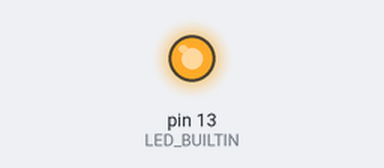
This sketch was run on a simulated Arduino Uno, built with avr-gcc and run on an emulated ATmega328P. Shown: output pins drawn as LEDs (lit = HIGH). At 0.0 s the program stops and its outputs stay as they are.

Above: at 0.1 s.
Timing chart, 0 to 1.5 s (numbered marks = the images above):
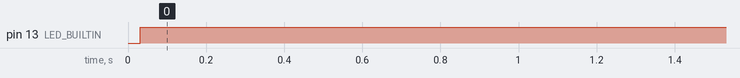

Measured:
- by itself, pin 13 (LED_BUILTIN): LOW → HIGH at 0.03 s

The sketch:

flashtest.ino
```cpp
// Program intended to be used for testing dw-link

#define LED SCK

#define SEQ {0, 1, 2, 3, 4, 5, 6, 7, 8, 9, 10, 11, 12, 13, 14, 15, 16, 17, 18, 19, 20, 21, 22, 23, 24, 25, 26, 27, 28, 29, 30, 31, 32, 33, 34, 35, 36, 37, 38, 39, 40, 41, 42, 43, 44, 45, 46, 47, 48, 49, 50, 51, 52, 53, 54, 55, 56, 57, 58, 59, 60, 61, 62, 63, 64, 65, 66, 67, 68, 69, 70, 71, 72, 73, 74, 75, 76, 77, 78, 79, 80, 81, 82, 83, 84, 85, 86, 87, 88, 89, 90, 91, 92, 93, 94, 95, 96, 97, 98, 99, 100, 101, 102, 103, 104, 105, 106, 107, 108, 109, 110, 111, 112, 113, 114, 115, 116, 117, 118, 119, 120, 121, 122, 123, 124, 125, 126, 127, 128, 129, 130, 131, 132, 133, 134, 135, 136, 137, 138, 139, 140, 141, 142, 143, 144, 145, 146, 147, 148, 149, 150, 151, 152, 153, 154, 155, 156, 157, 158, 159, 160, 161, 162, 163, 164, 165, 166, 167, 168, 169, 170, 171, 172, 173, 174, 175, 176, 177, 178, 179, 180, 181, 182, 183, 184, 185, 186, 187, 188, 189, 190, 191, 192, 193, 194, 195, 196, 197, 198, 199, 200, 201, 202, 203, 204, 205, 206, 207, 208, 209, 210, 211, 212, 213, 214, 215, 216, 217, 218, 219, 220, 221, 222, 223, 224, 225, 226, 227, 228, 229, 230, 231, 232, 233, 234, 235, 236, 237, 238, 239, 240, 241, 242, 243, 244, 245, 246, 247, 248, 249, 250, 251, 252, 253, 254, 255}

#define AR(num) const byte a ## num[] PROGMEM = SEQ

AR(00);
AR(01);
#if (FLASHEND+1 <= 1024)
#define FILLED 2
const byte* allar[]  = {a00, a01};
#else
AR(02); AR(03);
#if (FLASHEND+1 <= 2048)
#define FILLED 4
const byte* allar[]  = {a00, a01, a02, a03};
#else
AR(04); AR(05); AR(06); AR(07); AR(08); AR(09); AR(10);
#if (FLASHEND+1 <= 4096)
#define FILLED 11
const byte* allar[]  = {a00, a01, a02, a03, a04, a05, a06, a07, a08, a09, a10};
#else
AR(11); AR(12); AR(13); AR(14); AR(15); AR(16); AR(17); AR(18); AR(19); AR(20);
AR(21); AR(22); AR(23); AR(24); AR(25); AR(26);
#if (FLASHEND+1 <= 8192)
#define FILLED 27
const byte* allar[]  = {a00, a01, a02, a03, a04, a05, a06, a07, a08, a09,
    a10, a11, a12, a13, a14, a15, a16, a17, a18, a19,
    a20, a21, a22, a23, a24, a25, a26};
#else
AR(27); AR(28); AR(29); AR(30); AR(31); AR(32); AR(33); AR(34); AR(35); AR(36);
AR(37); AR(38); AR(39); AR(40); AR(41); AR(42); AR(43); AR(44); AR(45); AR(46);
AR(47); AR(48); AR(49); AR(50); AR(51); AR(52); AR(53); AR(54); AR(55); AR(56);
AR(57); AR(58); AR(59);
#if (FLASHEND+1 <= 16384)
#define FILLED 58
const byte* allar[]  = {a00, a01, a02, a03, a04, a05, a06, a07, a08, a09,
    a10, a11, a12, a13, a14, a15, a16, a17, a18, a19,
    a20, a21, a22, a23, a24, a25, a26, a27, a28, a29,
    a30, a31, a32, a33, a34, a35, a36, a37, a38, a39,
    a40, a41, a42, a43, a44, a45, a46, a47, a48, a49,
    a50, a51, a52, a53, a54, a55, a56, a57};
#else
AR(60); AR(61); AR(62); AR(63); AR(64); AR(65); AR(66); AR(67); AR(68); AR(69);
AR(70); AR(71); AR(72); AR(73); AR(74); AR(75); AR(76); AR(77); AR(78); AR(79);
AR(80); AR(81); AR(82); AR(83); AR(84); AR(85); AR(86); AR(87); AR(88); AR(89);
AR(90); AR(91); AR(92); AR(93); AR(94); AR(95); AR(96); AR(97); AR(98); AR(99);
AR(100); AR(101); AR(102); AR(103); AR(104); AR(105); AR(106); AR(107); AR(108); AR(109);
AR(110); AR(111); AR(112); AR(113); AR(114); AR(115); AR(116); AR(117); AR(118); AR(119);
AR(120);
#if (FLASHEND+1 <= 32768)
#define FILLED 121
const byte* allar[]  = {a00, a01, a02, a03, a04, a05, a06, a07, a08, a09,
    a10, a11, a12, a13, a14, a15, a16, a17, a18, a19,
    a20, a21, a22, a23, a24, a25, a26, a27, a28, a29,
    a30, a31, a32, a33, a34, a35, a36, a37, a38, a39,
    a40, a41, a42, a43, a44, a45, a46, a47, a48, a49,
    a50, a51, a52, a53, a54, a55, a56, a57, a58, a59,
    a60, a61, a62, a63, a64, a65, a66, a67, a68, a69,
    a70, a71, a72, a73, a74, a75, a76, a77, a78, a79,
    a80, a81, a82, a83, a84, a85, a86, a87, a88, a89,
    a90, a91, a92, a93, a94, a95, a96, a97, a98, a99,
    a100, a101, a102, a103, a104, a105, a106, a107, a108, a109,
    a110, a111, a112, a113, a114, a115, a116, a117, a118, a119,
    a120};
#endif
#endif
#endif
#endif
#endif
#endif

byte val = 0;
byte *flashptr;


void setup()
{
  pinMode(LED, OUTPUT);
#ifdef LED_BUILTIN  && FLASHEND+1 > 2048
  pinMode(LED_BUILTIN, OUTPUT);
#endif
}

void loop()
{
  unsigned int cnt = 0;
  byte mem, i;

  for (i=0; i < FILLED; i++) {
    flashptr = (byte*)allar[i];
    cnt = 0;
    while (cnt++ < 256) {
      mem = pgm_read_byte(flashptr);
      flashptr++;
      if (mem != val)
	flasherror();
      val++;
    }
  }
  flashOK();
}

void flasherror()
{
  while (1) {
    digitalWrite(LED, HIGH);
#ifdef LED_BUILTIN && FLASHEND+1 > 2048
  digitalWrite(LED_BUILTIN, HIGH);
#endif

    delay(200);

    digitalWrite(LED, LOW);
#ifdef LED_BUILTIN  && FLASHEND+1 > 2048
    digitalWrite(LED_BUILTIN, LOW);
#endif

    delay(200);
  }
}

void flashOK()
{
#ifdef LED_BUILTIN  && FLASHEND+1 > 2048
  digitalWrite(LED_BUILTIN, HIGH);
#endif
  while (1);
}
```
